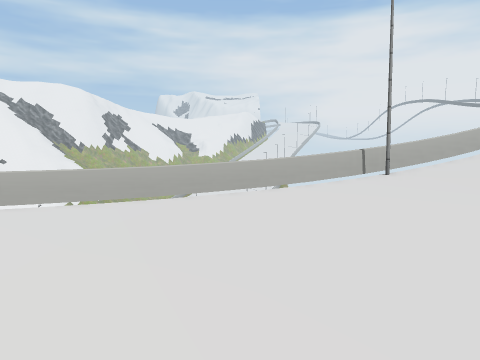
view 1 (above)

13 first-person views from a walk through a scene from a Unity 3-D project. The camera is 1.4 m above the floor, tilts 4° down and sees 70° across. The floor is counted in squares, 2 m on a side. Each view is taken from the middle of a square. On the plan, view 1 faces up. The plan holds only what a view shows up to about 11 squares ahead; the rest is blank. The place goes on beyond the plan. Some trees and plants on the terrain are drawn as simple stand-ins. Some surface patterns are stand-ins.

view 2
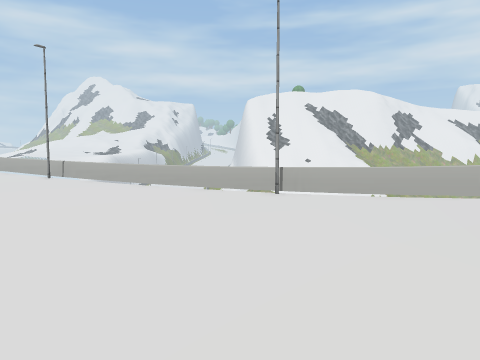

view 3
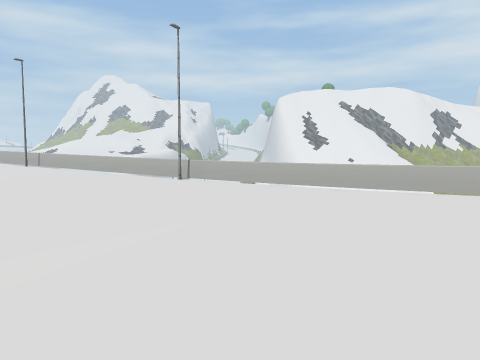

view 4
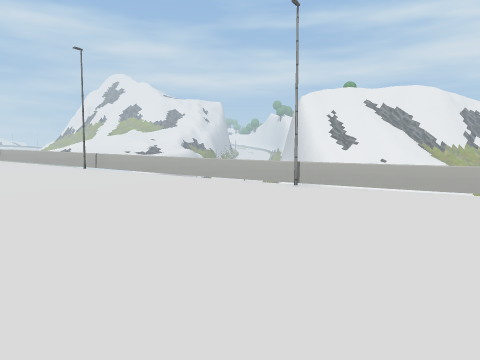

view 5
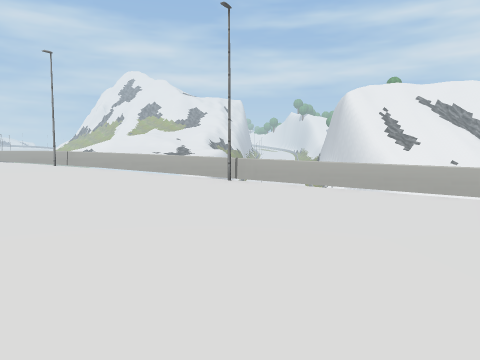

view 6
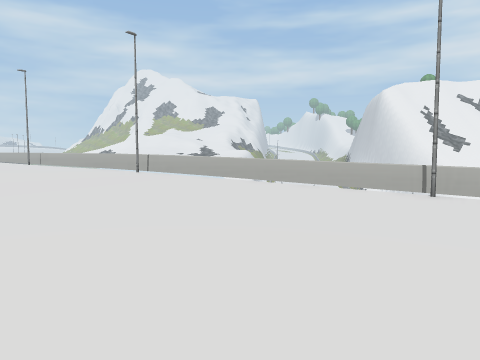

view 7
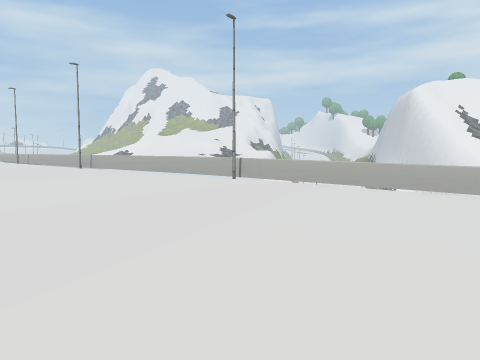

view 8
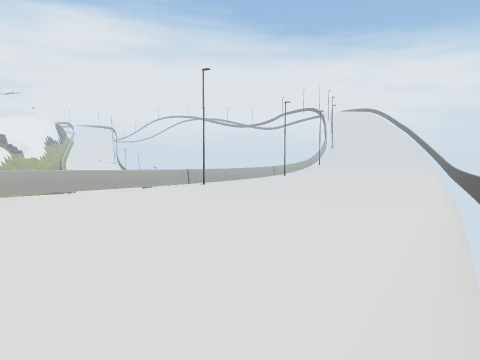

view 9
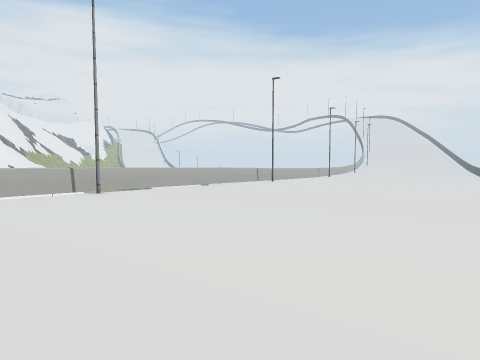

view 10
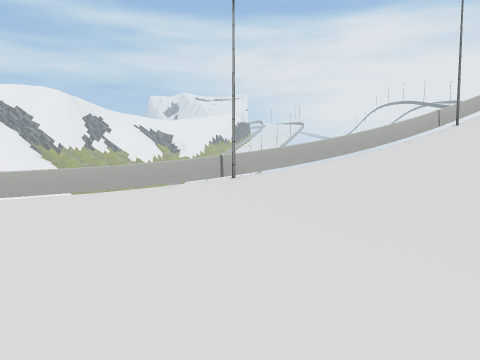

view 11
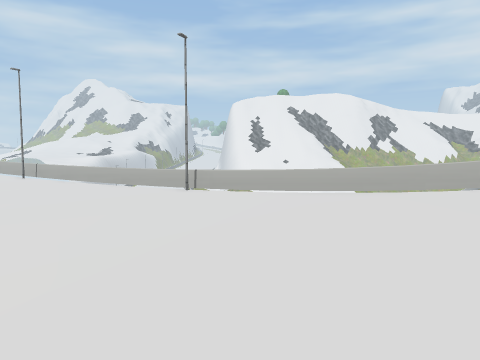

view 12
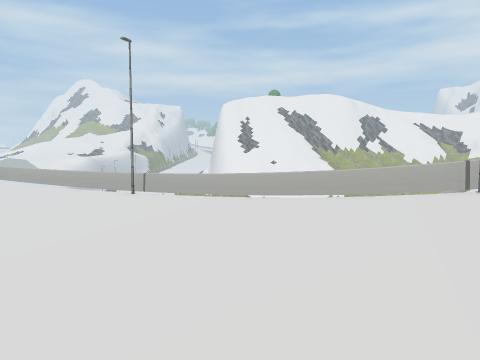

view 13
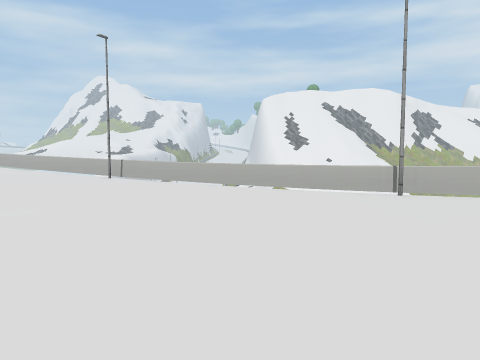

### Floor plan
Key: @ floor where view 1 was taken; # wall or solid block; . main floor; : floor 0.25 m higher than the main floor; - floor 0.25 m lower than the main floor; + floor 0.5 m higher than the main floor; * floor 0.75 m higher than the main floor; % floor 1 m higher than the main floor; & floor 1.5 m higher than the main floor; / step, stairs or slope; = window, fence, low wall or low ledge.
Columns run from 29 left of view 1 to 7 right of it. Each row starts with its distance up from view 1.
  9                                   #==
  8                                ##==&/
  7                             ##===////
  6                          ##===+//////
  5                       ##=#=..:://////
  4                   ##====-.....://////
  3                #=#==...--.....://///
  2            #====.......--.....::///
  1       ##==#=++::........--.....:///
  0  ###====++++++:::.......--...@.://
 -1 ===#****++++++:::.......--.....::
 -2 %%%*****+++++++::.......---.
 -3 %%%%****+++++++::........-
 -4 %%%%****+++++++:::.....=
 -5 %%%%*****++++++:::.====#
 -6 %%%%*****++++++=
 -7 %%%%*****++
 -8 %%%%

Where each view was taken, in squares from view 1:
view 1: 0 up, 0 right, facing up
view 2: 1 down, 0 right, facing up-left
view 3: 3 down, 4 left, facing up-left
view 4: 4 down, 7 left, facing up-left
view 5: 5 down, 13 left, facing up-left
view 6: 6 down, 17 left, facing up-left
view 7: 7 down, 20 left, facing up-left
view 8: 7 down, 19 left, facing up-right
view 9: 8 down, 29 left, facing up-right
view 10: 1 down, 3 right, facing up
view 11: 1 down, 3 right, facing up-left
view 12: 0 up, 4 right, facing up-left
view 13: 2 down, 2 left, facing up-left
